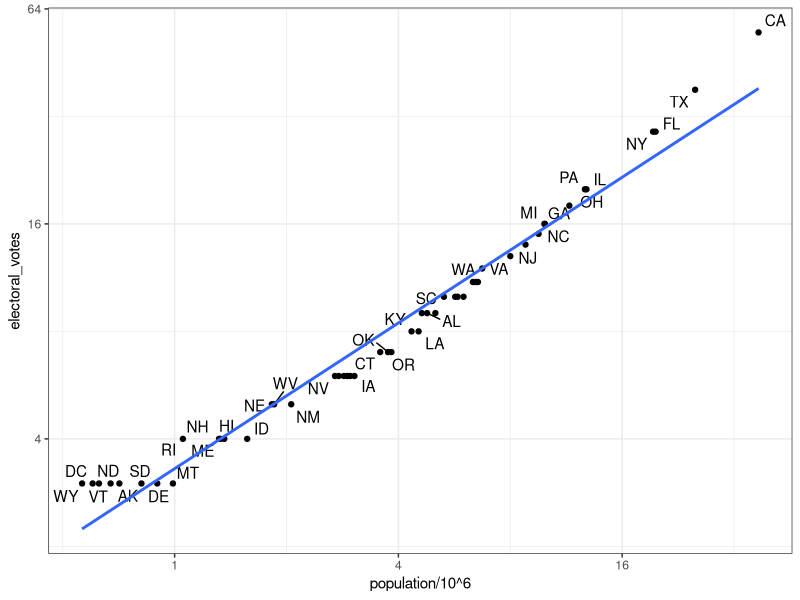

Reproduce this figure in R.
# import US murders data 
library(tidyverse)
library(ggrepel)
library(dslabs)
ds_theme_set()
data("murders")
head(murders)

# import US election results data
data("polls_us_election_2016")
head(results_us_election_2016)
identical(results_us_election_2016$state, murders$state)

# join the murders table and US election results table
tab <- left_join(murders, results_us_election_2016, by = "state")
head(tab)

# plot electoral votes versus population
tab %>% ggplot(aes(population/10^6, electoral_votes, label = abb)) +
  geom_point() +
  geom_text_repel() +
  scale_x_continuous(trans = "log2") +
  scale_y_continuous(trans = "log2") +
  geom_smooth(method = "lm", se = FALSE)

# make two smaller tables to demonstrate joins
tab1 <- slice(murders, 1:6) %>% select(state, population)
tab1
tab2 <- slice(results_us_election_2016, c(1:3, 5, 7:8)) %>% select(state, electoral_votes)
tab2

# experiment with different joins
left_join(tab1, tab2)
tab1 %>% left_join(tab2)
tab1 %>% right_join(tab2)
inner_join(tab1, tab2)
semi_join(tab1, tab2)
anti_join(tab1, tab2)
